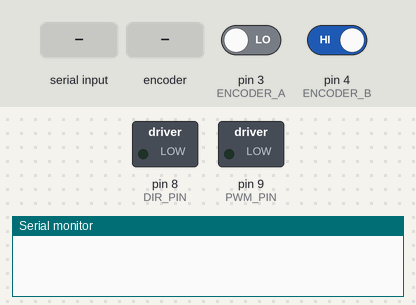
The sketch below on a simulated Arduino Uno, built with avr-gcc and run on an emulated ATmega328P. Parts: switched loads named in the sketch (green lamp = pin HIGH), the last lines printed to the serial monitor. The inputs (shaded band) are chosen by the test bench; at power-on: pin 3 (ENCODER_A) LOW, pin 4 (ENCODER_B) HIGH.

Above: at 1.2 s.
1.3 s: "o" received over Serial
At 1.9 s:
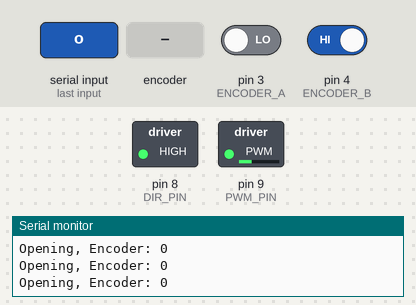
2.8 s: rotary encoder on pin 3 (ENCODER_A) / pin 4 (ENCODER_B) turned 2 steps (second pin leading)
6.2 s: rotary encoder on pin 3 (ENCODER_A) / pin 4 (ENCODER_B) turned 3 steps (first pin leading)
Timing chart, 0 to 9.2 s (numbered marks = the images above; inputs shaded):
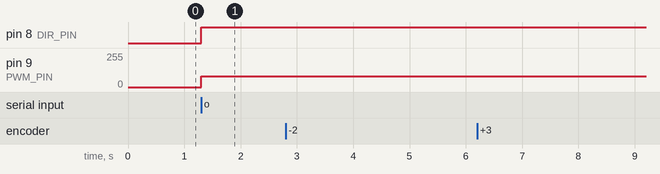

The sketch:

test_have_to_check_speed.ino
```cpp
#define ENCODER_A 3   // Encoder A pin (connected to encoder's A output)
#define ENCODER_B 4   // Encoder B pin (connected to encoder's B output)
#define PWM_PIN 9     // Motor PWM control pin (connected to motor driver's PWM input)
#define DIR_PIN 8     // Motor direction control pin (connected to motor driver's direction input)
float prev = 0;
volatile int encoderCount = 0; // Variable to store the encoder count (volatile because it's modified in an interrupt)
const int maxPosition = 1000; // Maximum encoder count representing the fully open position (adjust based on your door)
const int closeDelay = 1000;  // Delay (in milliseconds) before the door automatically closes (5 seconds)
bool isOpening = false;      // Flag indicating if the door is currently opening
bool isClosing = false;      // Flag indicating if the door is currently closing
unsigned long closeStartTime = 0; // Timestamp when the door should start closing

// Interrupt Service Routine (ISR) for encoder pulses
void encoderISR() {
  // Quadrature decoding: determine rotation direction based on A and B pin states
  if (digitalRead(ENCODER_A) > digitalRead(ENCODER_B)) {
    encoderCount++; // Increment count if A and B are the same
  } else {
    encoderCount--; // Decrement count if A and B are different
  }
  prev = encoderCount;
}

// Function to move the motor in a specified direction and speed
void moveMotor(int direction, int speed) {
  digitalWrite(DIR_PIN, direction); // Set motor direction
  analogWrite(PWM_PIN, speed);     // Set motor speed using PWM
}

// Function to stop the motor
void stopMotor() {
  analogWrite(PWM_PIN, 0); // Set PWM to 0 to stop the motor
}

// Function to calculate motor speed based on the door's position
int calculateSpeed(int position) {
  int minSpeed = 80;  // Minimum speed (slow speed)
  int mediumSpeed = 180; // Medium speed
  int slowZone = maxPosition * 0.2; // 20% of the total travel for slow zones
  int mediumZoneStart = slowZone;
  int mediumZoneEnd = maxPosition * 0.8; // 80% of the total travel

  // Determine speed based on position
  if (position < slowZone || position > mediumZoneEnd) {
    return minSpeed; // Slow speed in the slow zones
  } else if (position >= mediumZoneStart && position <= mediumZoneEnd) {
    return mediumSpeed; // Medium speed in the middle zone
  } else {
    return minSpeed; // Default to slow in case of unexpected position
  }
}

void setup() {
  Serial.begin(9600); // Initialize serial communication for debugging
  pinMode(ENCODER_A, INPUT);
  pinMode(ENCODER_B, INPUT);
  pinMode(PWM_PIN, OUTPUT);
  pinMode(DIR_PIN, OUTPUT);
  attachInterrupt(digitalPinToInterrupt(ENCODER_A), encoderISR, RISING); // Attach interrupt to encoder A pin, trigger on any change
}

void loop() {
  // Check for serial commands
  if (Serial.available()) {
    char command = Serial.read();
    if (command == 'o') { // Open command
      if (isClosing) { // If closing, stop it
        stopMotor();
        isClosing = false;
      }
      isOpening = true; // Set opening flag
      closeStartTime = millis(); // Reset close delay
      Serial.println("Opening command received"); // Debug
    } else if (command == 'c' && !isOpening) { // Close command (ignore if opening)
      isClosing = true; // Set closing flag
      closeStartTime = millis(); // Set close start time
      Serial.println("Closing command received"); // Debug
    }
  }

  // Opening logic
  if (isOpening) {
    int speed = calculateSpeed(encoderCount); // Calculate speed based on position
    moveMotor(HIGH, speed); // Move motor to open
    if (abs(encoderCount) >= maxPosition) { // If reached max position, stop
      stopMotor();
      isOpening = false;
      closeStartTime = millis(); // Reset close delay
      Serial.println("Door fully open"); // Debug
    }
    Serial.print("Opening, Encoder: "); // Debug
    Serial.println(encoderCount);
  }

  // Closing logic
  if (!isOpening && isClosing && millis() - closeStartTime > closeDelay) {
    //int speed = calculateSpeed(abs(encoderCount)); // Calculate speed based on position
    moveMotor(LOW, 180); // Move motor to close
    if (encoderCount >= 0) { // If reached closed position, stop
      stopMotor();
      isClosing = false;
      Serial.println("Door fully closed"); // Debug
    }
    Serial.print("Closing, Encoder: "); // Debug
    Serial.println(encoderCount);
  }

  // Debugging Serial output (uncomment to use)
  // Serial.print("Encoder: ");
  // Serial.print(encoderCount);
  // Serial.print(", Opening: ");
  // Serial.print(isOpening);
  // Serial.print(", Closing: ");
  // Serial.print(isClosing);
  // Serial.print(", Speed: ");
  // Serial.println(calculateSpeed(encoderCount));
}

/*
Example Expected Working:

1. Upload the code to your Arduino.
2. Open the Serial Monitor at 9600 baud.
3. Send 'o' followed by Enter.
   - The door should start opening.
   - The serial monitor should print "Opening command received" and then print "Opening, Encoder: [current encoder count]" repeatedly.
   - The door should slow down as it approaches the fully open position.
   - Once the door reaches the fully open position, the serial monitor should print "Door fully open".
4. After 5 seconds (closeDelay), the door should start closing automatically.
   - The serial monitor should print "Closing, Encoder: [current encoder count]" repeatedly.
   - The door should slow down as it approaches the fully closed position.
   - Once the door reaches the fully closed position, the serial monitor should print "Door fully closed".
5. Send 'o' followed by Enter while the door is closing.
   - The door should stop closing immediately.
   - The door should start opening.
   - The automatic close delay should reset.
6. Send 'c' followed by Enter.
   - The door should start closing.
   - The automatic close delay should start.
7. If the encoder counts are not increasing or decreasing as expected, check your encoder wiring.
8. If the motor is moving in the wrong direction, swap the motor wires or change the HIGH and LOW values in the moveMotor() function.
9. Adjust maxPosition, minSpeed, mediumSpeed, and closeDelay to fit your specific setup.
*/
```

Measured:
- after the input at 1.3 s, pin 8 (DIR_PIN): LOW → HIGH at once; pin 9 (PWM_PIN): 0/255 → 80/255 at once
